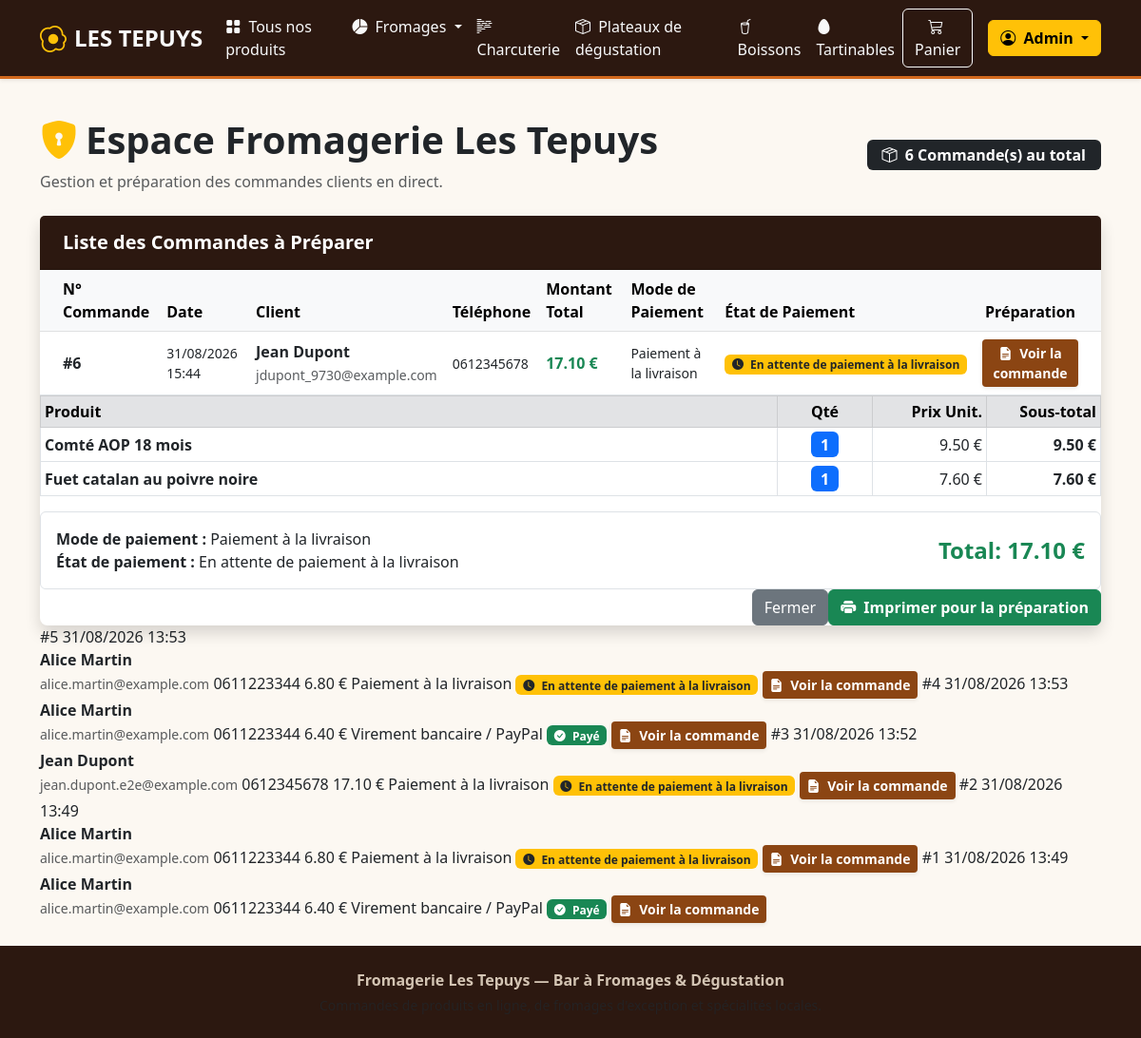
The app's page /admin/orders (signed in) with its own data.
### models.py (models this page shows, shortened)
class Client(db.Model):
    __tablename__ = 'clients'
    id = db.Column(db.Integer, primary_key=True)
    nom = db.Column(db.String(100), nullable=False)
    prenom = db.Column(db.String(100), nullable=False)
    email = db.Column(db.String(120), unique=True, nullable=False)
    telephone = db.Column(db.String(30), nullable=False)
    adresse = db.Column(db.String(255), nullable=False)
    code_postal = db.Column(db.String(20), nullable=False)
    ville = db.Column(db.String(100), nullable=False)
    username = db.Column(db.String(80), unique=True, nullable=False)
    password_hash = db.Column(db.String(255), nullable=False)
    is_admin = db.Column(db.Boolean, default=False)
    orders = db.relationship('Order', backref='client', lazy=True)

class Order(db.Model):
    __tablename__ = 'orders'
    id = db.Column(db.Integer, primary_key=True)
    client_id = db.Column(db.Integer, db.ForeignKey('clients.id'), nullable=False)
    created_at = db.Column(db.DateTime, default=datetime.utcnow)
    total_price = db.Column(db.Float, nullable=False)
    payment_method = db.Column(db.String(50), nullable=False) # 'Virement bancaire', 'PayPal', 'Paiement à la livraison'
    payment_status = db.Column(db.String(50), nullable=False) # 'Payé', 'En attente de paiement à la livraison'
    recap_file = db.Column(db.Text, nullable=False) # Stored order recap file content / summary
    items = db.relationship('OrderItem', backref='order', lazy=True, cascade="all, delete-orphan")

class OrderItem(db.Model):
    __tablename__ = 'order_items'
    id = db.Column(db.Integer, primary_key=True)
    order_id = db.Column(db.Integer, db.ForeignKey('orders.id'), nullable=False)
    product_id = db.Column(db.Integer, db.ForeignKey('products.id'), nullable=False)
    product_name = db.Column(db.String(150), nullable=False)
    unit_price = db.Column(db.Float, nullable=False)
    quantity = db.Column(db.Integer, nullable=False)
    product = db.relationship('Product')

### app.py (the view)
@app.route('/admin/orders')
@admin_required
def admin_orders():
    orders = Order.query.order_by(Order.created_at.desc()).all()
    return render_template('admin_orders.html', orders=orders)

### app.py (called while the page is built)
def admin_required(f):
    @wraps(f)
    def decorated_function(*args, **kwargs):
        if 'client_id' not in session:
            flash("Veuillez vous connecter en tant qu'administrateur de la fromagerie.", "warning")
            return redirect(url_for('login', next=request.url))
        client = Client.query.get(session['client_id'])
        if not client or not client.is_admin:
            flash("Accès réservé uniquement à la Fromagerie.", "danger")
            return redirect(url_for('products'))
        return f(*args, **kwargs)
    return decorated_function

@app.context_processor
def inject_global_data():
    main_categories = Category.query.filter_by(parent_id=None).all()
    fromages_cat = Category.query.filter_by(slug="fromages").first()
    cheese_subcategories = []
    if fromages_cat:
        cheese_subcategories = Category.query.filter_by(parent_id=fromages_cat.id).all()
    cart = session.get('cart', {})
    cart_count = sum(item['quantity'] for item in cart.values())
    current_user = None
    if 'client_id' in session:
        current_user = Client.query.get(session['client_id'])
    return dict(
        main_categories=main_categories,
        cheese_subcategories=cheese_subcategories,
        cart_count=cart_count,
        current_user=current_user
    )

### templates/admin_orders.html (shortened to what this page needs)
{% extends "base.html" %}
{% block content %}
<div class="row mb-4 align-items-center">
    <div class="col-md-8">
        <h1 class="fw-bold text-dark"><i class="bi bi-shield-lock-fill text-warning me-2"></i>Espace Fromagerie Les Tepuys</h1>
        <p class="text-muted mb-0">Gestion et préparation des commandes clients en direct.</p>
    </div>
    <div class="col-md-4 text-md-end mt-3 mt-md-0">
        <span class="badge bg-dark fs-6 px-3 py-2"><i class="bi bi-box-seam me-1"></i> {{ orders|length }} Commande(s) au total</span>
    </div>
</div>
<div class="card shadow border-0 rounded-3">
    <div class="card-header text-white py-3" style="background-color: var(--header-bg);">
        <h5 class="mb-0 fw-bold">Liste des Commandes à Préparer</h5>
    </div>
    <div class="card-body p-0">
        {% if orders %}
        <div class="table-responsive">
            <table class="table table-hover align-middle mb-0">
                <thead class="table-light">
                    <tr>
                        <th scope="col" class="ps-4">N° Commande</th>
                        <th scope="col">Date</th>
                        <th scope="col">Client</th>
                        <th scope="col">Téléphone</th>
                        <th scope="col">Montant Total</th>
                        <th scope="col">Mode de Paiement</th>
                        <th scope="col">État de Paiement</th>
                        <th scope="col" class="text-center pe-4">Préparation</th>
                    </tr>
                </thead>
                <tbody>
                    {% for order in orders %}
                    <tr>
                        <td class="ps-4 fw-bold">#{{ order.id }}</td>
                        <td class="small">{{ order.created_at.strftime('%d/%m/%Y %H:%M') }}</td>
                        <td>
                            <strong class="d-block text-dark">{{ order.client.prenom }} {{ order.client.nom }}</strong>
                            <span class="text-muted small">{{ order.client.email }}</span>
                        </td>
                        <td class="small">{{ order.client.telephone }}</td>
                        <td class="fw-bold text-success">{{ "%.2f"|format(order.total_price) }} €</td>
                        <td class="small">{{ order.payment_method }}</td>
                        <td>
                            {% if order.payment_status == 'Payé' %}
                                <span class="badge bg-success"><i class="bi bi-check-circle-fill me-1"></i> {{ order.payment_status }}</span>
                            {% else %}
                                <span class="badge bg-warning text-dark"><i class="bi bi-clock-fill me-1"></i> {{ order.payment_status }}</span>
                            {% endif %}
                        </td>
                        <td class="text-center pe-4">
                            <button type="button" class="btn btn-sm btn-tepuys fw-bold shadow-sm" data-bs-toggle="modal" data-bs-target="#orderModal{{ order.id }}">
                                <i class="bi bi-file-earmark-text-fill me-1"></i> Voir la commande
                            </button>
                        </td>
                    </tr>
                    <div class="modal fade" id="orderModal{{ order.id }}" tabindex="-1" aria-labelledby="orderModalLabel{{ order.id }}" aria-hidden="true">
                        <div class="modal-dialog modal-lg modal-dialog-centered">
                            <div class="modal-content">
                                <div class="modal-body p-4">
                                    <table class="table table-sm table-bordered align-middle mb-3">
                                        <thead class="table-secondary">
                                            <tr>
                                                <th>Produit</th>
                                                <th class="text-center" style="width: 100px;">Qté</th>
                                                <th class="text-end" style="width: 120px;">Prix Unit.</th>
                                                <th class="text-end" style="width: 120px;">Sous-total</th>
                                            </tr>
                                        </thead>
                                        <tbody>
                                            {% for item in order.items %}
                                            <tr>
                                                <td class="fw-bold">{{ item.product_name }}</td>
                                                <td class="text-center"><span class="badge bg-primary fs-6">{{ item.quantity }}</span></td>
                                                <td class="text-end">{{ "%.2f"|format(item.unit_price) }} €</td>
                                                <td class="text-end fw-bold">{{ "%.2f"|format(item.unit_price * item.quantity) }} €</td>
                                            </tr>
                                            {% endfor %}
                                        </tbody>
                                    </table>
                                    <div class="d-flex justify-content-between align-items-center p-3 border rounded bg-white">
                                        <div>
                                            <span class="d-block"><strong>Mode de paiement :</strong> {{ order.payment_method }}</span>
                                            <span><strong>État de paiement :</strong> {{ order.payment_status }}</span>
                                        </div>
                                        <div class="fs-4 fw-bold text-success">
                                            Total: {{ "%.2f"|format(order.total_price) }} €
                                        </div>
                                    </div>
                                </div>
                                <div class="modal-footer">
                                    <button type="button" class="btn btn-secondary" data-bs-dismiss="modal">Fermer</button>
                                    <button type="button" class="btn btn-success fw-bold" onclick="window.print()"><i class="bi bi-printer-fill me-1"></i> Imprimer pour la préparation</button>
                                </div>
                            </div>
                        </div>
                    </div>
                    {% endfor %}
                </tbody>
            </table>
        </div>
        {% else %}
        <div class="p-5 text-center text-muted">
            <i class="bi bi-inbox fs-1 d-block mb-3"></i>
            <h5>Aucune commande enregistrée pour le moment.</h5>
        </div>
        {% endif %}
    </div>
</div>
{% endblock %}

### templates/base.html (shortened to what this page needs)
<!DOCTYPE html>
<html lang="fr">
<head>
    <link href="https://cdn.jsdelivr.net/npm/bootstrap@5.3.0/dist/css/bootstrap.min.css" rel="stylesheet">
    <link rel="stylesheet" href="https://cdn.jsdelivr.net/npm/bootstrap-icons@1.11.1/font/bootstrap-icons.css">
</head>
<body>
    <nav class="navbar navbar-expand-lg navbar-dark navbar-tepuys sticky-top shadow-sm">
        <div class="container">
            <a class="navbar-brand d-flex align-items-center fw-bold text-uppercase fs-4" href="{{ url_for('products') }}">
                <i class="bi bi-egg-fried me-2 text-warning fs-3"></i> Les Tepuys
            </a>
            <div class="collapse navbar-collapse" id="navbarContent">
                <ul class="navbar-header-nav navbar-nav me-auto mb-2 mb-lg-0">
                    <li class="nav-item">
                        <a class="nav-link {% if not request.args.get('cat') %}active{% endif %}" href="{{ url_for('products') }}">
                            <i class="bi bi-grid-fill me-1"></i> Tous nos produits
                        </a>
                    </li>
                    <li class="nav-item dropdown">
                        <a class="nav-link dropdown-toggle" href="#" id="cheeseDropdown" role="button" data-bs-toggle="dropdown" aria-expanded="false">
                            <i class="bi bi-pie-chart-fill me-1"></i> Fromages
                        </a>
                    </li>
                    <li class="nav-item">
                        <a class="nav-link" href="{{ url_for('products', cat='charcuterie') }}">
                            <i class="bi bi-body-text me-1"></i> Charcuterie
                        </a>
                    </li>
                    <li class="nav-item">
                        <a class="nav-link" href="{{ url_for('products', cat='plateaux') }}">
                            <i class="bi bi-box-seam me-1"></i> Plateaux de dégustation
                        </a>
                    </li>
                    <li class="nav-item">
                        <a class="nav-link" href="{{ url_for('products', cat='boissons') }}">
                            <i class="bi bi-cup-straw me-1"></i> Boissons
                        </a>
                    </li>
                    <li class="nav-item">
                        <a class="nav-link" href="{{ url_for('products', cat='tartinables') }}">
                            <i class="bi bi-egg-fill me-1"></i> Tartinables
                        </a>
                    </li>
                </ul>
                <div class="d-flex align-items-center gap-3">
                    <a href="{{ url_for('view_cart') }}" class="btn btn-outline-light position-relative">
                        <i class="bi bi-cart3 me-1"></i> Panier
                    </a>
                    {% if current_user %}
                        <div class="dropdown">
                            <button class="btn btn-warning dropdown-toggle fw-bold" type="button" id="userMenu" data-bs-toggle="dropdown" aria-expanded="false">
                                <i class="bi bi-person-circle me-1"></i> {{ current_user.prenom }}
                            </button>
                        </div>
                    {% else %}
                        <a href="{{ url_for('login') }}" class="btn btn-outline-warning"><i class="bi bi-box-arrow-in-right me-1"></i> Connexion</a>
                        <a href="{{ url_for('register') }}" class="btn btn-warning fw-bold"><i class="bi bi-person-plus me-1"></i> Inscription</a>
                    {% endif %}
                </div>
            </div>
        </div>
    </nav>
    <main class="container my-4">
        {% block content %}{% endblock %}
    </main>
    <footer class="py-4 mt-auto">
        <div class="container text-center">
            <p class="mb-1 fw-bold">Fromagerie Les Tepuys — Bar à Fromages & Dégustation</p>
            <p class="small text-muted mb-0">Commandes de produits en ligne, de fromages d'exception et spécialités locales.</p>
        </div>
    </footer>
</body>
</html>

### templates/base.html (style rules this page uses)
:root { --primary-color: #8B4513; --accent-color: #D2691E; --bg-light: #FAF0E6; --header-bg: #2C1810; }
body { background-color: #fcf8f2; font-family: 'Segoe UI', Tahoma, Geneva, Verdana, sans-serif; min-height: 100vh; display: flex; flex-direction: column; }
.navbar-tepuys { background-color: var(--header-bg); border-bottom: 3px solid var(--accent-color); }
.navbar-tepuys .navbar-brand, .navbar-tepuys .nav-link { color: #f8f9fa !important; }
.btn-tepuys { background-color: var(--primary-color); color: white; border: none; }
footer { margin-top: auto; background-color: var(--header-bg); color: #d3c4b3; }

### records on screen
Client: prenom "Admin"
Order: id "6", created_at "31/08/2026 15:44", client.prenom "Jean", client.nom "Dupont", client.email "jdupont_9730@example.com", client.telephone "0612345678", total_price "17.10", payment_method "Paiement à la livraison", payment_status "En attente de paiement à la livraison"
OrderItem: product_name "Comté AOP 18 mois", quantity "1", unit_price "9.50", item.unit_price*item.quantity "9.50"
OrderItem: product_name "Fuet catalan au poivre noire", quantity "1", unit_price "7.60", item.unit_price*item.quantity "7.60"
Order: id "5", created_at "31/08/2026 13:53", client.prenom "Alice", client.nom "Martin", client.email "alice.martin@example.com", client.telephone "0611223344", total_price "6.80", payment_method "Paiement à la livraison", payment_status "En attente de paiement à la livraison"
Order: id "4", created_at "31/08/2026 13:53", client.prenom "Alice", client.nom "Martin", client.email "alice.martin@example.com", client.telephone "0611223344", total_price "6.40", payment_method "Virement bancaire / PayPal", payment_status "Payé"
Order: id "3", created_at "31/08/2026 13:52", client.prenom "Jean", client.nom "Dupont", client.email "jean.dupont.e2e@example.com", client.telephone "0612345678", total_price "17.10", payment_method "Paiement à la livraison", payment_status "En attente de paiement à la livraison"
Order: id "2", created_at "31/08/2026 13:49", client.prenom "Alice", client.nom "Martin", client.email "alice.martin@example.com", client.telephone "0611223344", total_price "6.80", payment_method "Paiement à la livraison", payment_status "En attente de paiement à la livraison"
Order: id "1", created_at "31/08/2026 13:49", client.prenom "Alice", client.nom "Martin", client.email "alice.martin@example.com", client.telephone "0611223344", total_price "6.40", payment_method "Virement bancaire / PayPal", payment_status "Payé"

### other values on screen
{{ orders|length }} "6"
